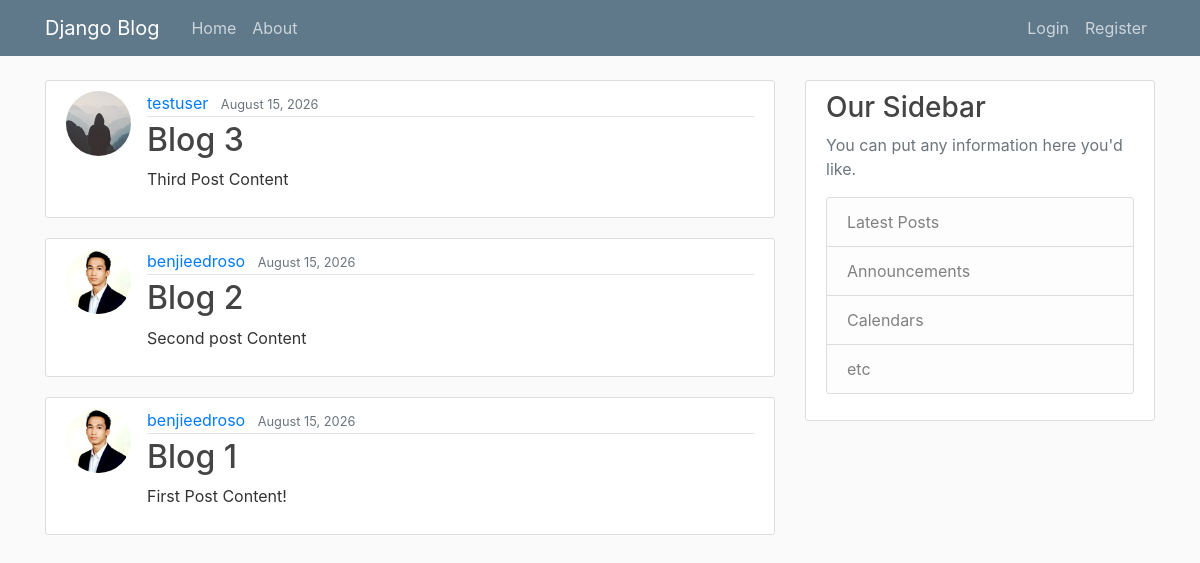
/, run on an earlier commit of the app's database.
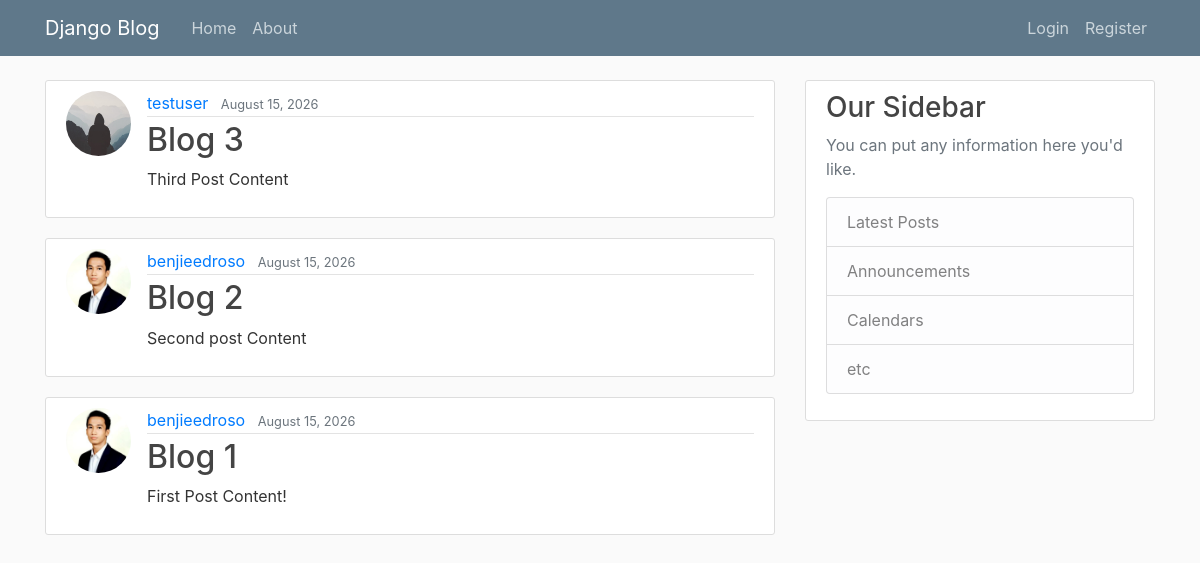
And on a later commit of the database.
### blog/models.py (models this page shows, shortened)
class Post(models.Model):
	title = models.CharField(max_length=100)
	content = models.TextField()
	date_posted = models.DateTimeField(default=timezone.now)
	author = models.ForeignKey(User, on_delete=models.CASCADE)

### users/models.py (models this page shows, shortened)
class Profile(models.Model):
	user = models.OneToOneField(User, on_delete=models.CASCADE)
	image = models.ImageField(default='default.jpg', upload_to='profile_pics')

### blog/views.py (the view)
# urls.py: path('', PostListView.as_view(), name='blog-home'),
class PostListView(ListView):
	model = Post
	template_name = 'blog/home.html'
	context_object_name = 'posts'
	ordering = ['-date_posted']

### blog/templates/blog/home.html
{% extends 'blog/base.html' %}
{% block content %}
	{% for post in posts %}
		<article class="media content-section">
			<img src="{{ post.author.profile.image.url }}" class="rounded-circle article-img">
		  <div class="media-body">
		    <div class="article-metadata">
		      <a class="mr-2" href="#">{{ post.author }}</a>
		      <small class="text-muted">{{ post.date_posted|date:'F d, Y' }}</small>
		    </div>
		    <h2><a class="article-title" href="{% url 'post-detail' post.id %}">{{ post.title }}</a></h2>
		    <p class="article-content">{{ post.content }}</p>
		  </div>
		</article>
	{% endfor %}
{% endblock content%}

What changed in the data, as far as the page shows it:
changed through a linked row, Post "Blog 2": author.profile.image: picture added in place of a placeholder
changed through a linked row, Post "Blog 1": author.profile.image: picture added in place of a placeholder
